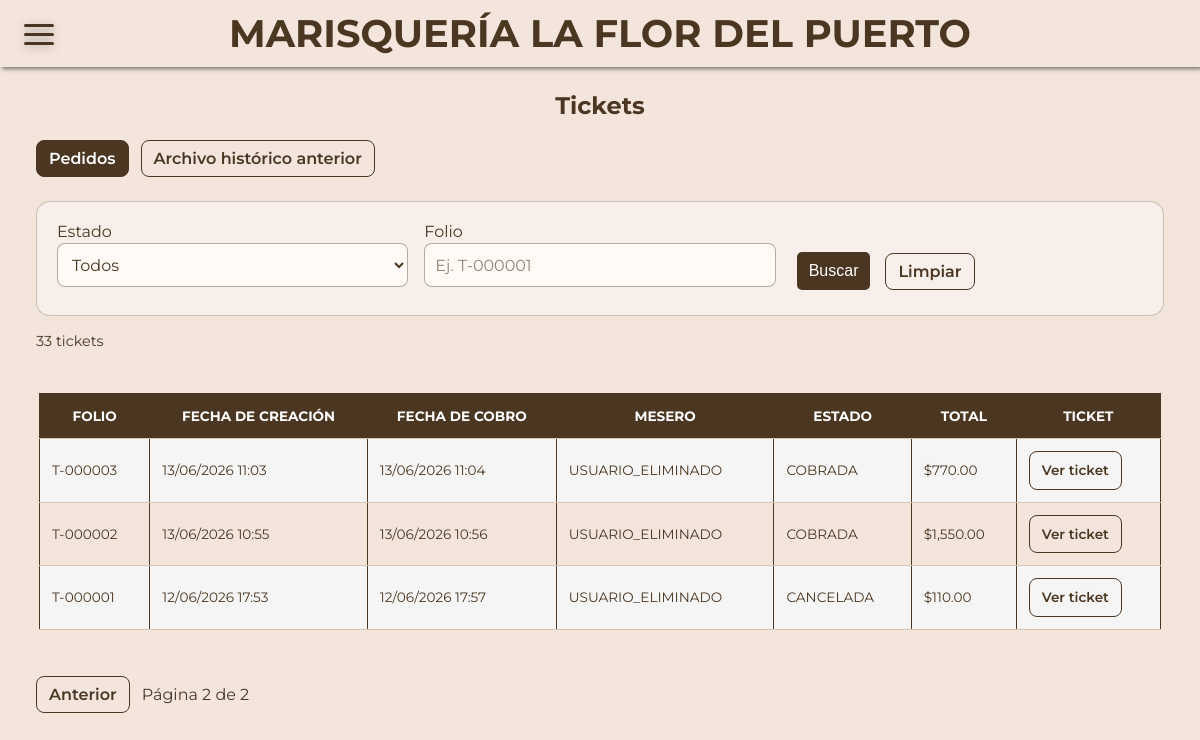
The page /tickets?pagina=2&archivo=0&estado=&folio= (signed in) on the database its author committed.
### models.py (models this page shows)
class Pedidos(db.Model):
    id = db.Column(db.Integer, primary_key=True)
    folio = db.Column(db.String(20), unique=True, nullable=True)
    estado = db.Column(db.String(20), default='ABIERTA')  # ABIERTA, ENVIADA_A_CAJA, COBRADA, CANCELADA
    state = db.Column(db.String(20), default='pendiente')  # Mantener por compatibilidad
    fecha = db.Column(db.DateTime, default=datetime.now)
    fecha_cobro = db.Column(db.DateTime, nullable=True)
    products = db.Column(db.JSON)
    total = db.Column(db.Float)
    usuario_id = db.Column(db.String(80), db.ForeignKey('users.username'), nullable=False)
    cajero_id = db.Column(db.String(80), db.ForeignKey('users.username'), nullable=True)

### app.py (the view)
        def wrapped(*args, **kwargs):
            if 'username' not in session:
                return redirect(url_for('login'))
            if session.get('tipo_usuario') not in allowed_roles:
                flash('No tienes permiso para acceder a esta página', 'error')
                return redirect(url_for('index'))
            return f(*args, **kwargs)

### app.py (called while the page is built)
def usuario_actual():
    usuario = Users.query.filter_by(username=session.get('username'), activo=True).first()
    if not usuario or session.get('version_sesion', 0) != usuario.version_sesion:
        return None
    return usuario

@app.before_request
def validar_sesion_actual():
    if 'username' in session:
        usuario = usuario_actual()
        if not usuario:
            session.clear()
        else:
            session['tipo_usuario'] = usuario.rol

def role_required(*allowed_roles):
    def decorator(f):
        def wrapped(*args, **kwargs):
            if 'username' not in session:
                return redirect(url_for('login'))
            if session.get('tipo_usuario') not in allowed_roles:
                flash('No tienes permiso para acceder a esta página', 'error')
                return redirect(url_for('index'))
            return f(*args, **kwargs)
        wrapped.__name__ = f.__name__
        return wrapped
    return decorator

### templates/tickets.html (shortened to what this page needs)
{% extends 'base.html' %}
{% block content %}
<section class="ventas-pagina">
    <h2>Tickets</h2>
    <nav class="tickets-pestanas" aria-label="Origen de tickets">
        <a class="auditoria-ver-ticket" href="{{ url_for('tickets') }}" {% if not archivo %}aria-current="page"{% endif %}>Pedidos</a>
        <a class="auditoria-ver-ticket" href="{{ url_for('tickets', archivo=1) }}" {% if archivo %}aria-current="page"{% endif %}>Archivo histórico anterior</a>
    </nav>
    {% if archivo %}
    <p class="ventas-subtitulo">Tickets conservados del histórico anterior. Pueden coincidir con pedidos actuales y no se suman a los reportes de ventas.</p>
    {% else %}
    <form method="GET" class="auditoria-filtros ventas-filtros">
        <div><label for="ticketEstado">Estado</label><select name="estado" id="ticketEstado">
            <option value="">Todos</option>
        </select></div>
        <div><label for="ticketFolio">Folio</label><input type="search" name="folio" id="ticketFolio" value="{{ folio }}" placeholder="Ej. T-000001"></div>
        <div class="auditoria-filtros__acciones"><button type="submit" class="btn">Buscar</button><a class="auditoria-ver-ticket" href="{{ url_for('tickets') }}">Limpiar</a></div>
    </form>
    {% endif %}
    <p class="ventas-subtitulo">{{ paginacion.total }} tickets</p>
    <div class="ventas-tabla-scroll"><table class="tickets-tabla">
        <thead><tr><th>Folio</th><th>{{ 'Fecha de registro' if archivo else 'Fecha de creación' }}</th><th>Fecha de cobro</th><th>Mesero</th><th>Estado</th><th>Total</th><th>Ticket</th></tr></thead>
        <tbody>{% for ticket in paginacion.items %}<tr>
            <td>{{ 'Archivo-' ~ ticket.id if archivo else ticket.folio or ticket.id }}</td>
            <td>{{ ticket.fecha.strftime('%d/%m/%Y %H:%M') if ticket.fecha else 'No registrada' }}</td>
            <td>{% if archivo %}No registrada{% else %}{{ ticket.fecha_cobro.strftime('%d/%m/%Y %H:%M') if ticket.fecha_cobro else '—' }}{% endif %}</td>
            <td>{{ 'No registrado' if archivo else ticket.usuario_id }}</td>
            <td>{{ 'Histórico' if archivo else ticket.estado }}</td>
            <td>${{ '{:,.2f}'.format(ticket.total or 0) }}</td>
            <td><a class="auditoria-ver-ticket" target="_blank" rel="noopener" href="{{ url_for('ticket_archivo', ticket_id=ticket.id) if archivo else url_for('ticket_auditoria', pedido_id=ticket.id) }}">Ver ticket</a></td>
        </tr>{% else %}<tr><td colspan="7">No hay tickets que coincidan con la búsqueda.</td></tr>{% endfor %}</tbody>
    </table></div>
    <nav class="tickets-pestanas" aria-label="Páginas de tickets">
        {% if paginacion.has_prev %}<a class="auditoria-ver-ticket" href="{{ url_for('tickets', pagina=paginacion.prev_num, archivo=1 if archivo else 0, estado=estado, folio=folio) }}">Anterior</a>{% endif %}
        <span>Página {{ paginacion.page }} de {{ paginacion.pages or 1 }}</span>
    </nav>
</section>
{% endblock %}

### static/css/base.css (style rules this page uses)
* { margin: 0; padding: 0; box-sizing: border-box; }
html { scroll-behavior: smooth; }
body { --bg-color: #4b3621; --text-color: #fff; background-color: #f3e5dc; font-family: 'Montserrat', sans-serif; color: #4b3621; display: block; }
.auditoria-ver-ticket { display: inline-block; padding: 8px 12px; border: 1px solid #4b3621; border-radius: 8px; color: #4b3621; text-decoration: none; font-weight: 600; white-space: nowrap; }
.auditoria-filtros { width: 90%; margin: 24px auto 12px; padding: 20px; display: grid; grid-template-columns: repeat(auto-fit, minmax(min(100%, 190px), 1fr)); gap: 16px; align-items: end; border: 1px solid rgba(75, 54, 33, 0.25); border-radius: 14px; background: rgba(255, 255, 255, 0.4); }
.auditoria-filtros input, .auditoria-filtros select { width: 100%; min-height: 44px; padding: 10px; border: 1px solid rgba(75, 54, 33, 0.4); border-radius: 8px; background: #fffaf6; color: #4b3621; font: inherit; }
.auditoria-filtros__acciones { display: flex; gap: 10px; align-items: center; flex-wrap: wrap; }
.ventas-pagina { width: 94%; max-width: 1400px; margin: 24px auto; }
.ventas-pagina > h2 { text-align: center; margin-bottom: 12px; }
.ventas-subtitulo { margin: 14px 0; font-size: 0.9rem; line-height: 1.6; }
.ventas-filtros { width: 100%; }
.ventas-grafica-scroll, .ventas-tabla-scroll { overflow-x: auto; padding: 6px 3px; }
.ventas-tabla table, .tickets-tabla { width: 100%; border-collapse: collapse; font-size: 0.85rem; }
.ventas-tabla td, .ventas-tabla th, .tickets-tabla td, .tickets-tabla th { padding: 12px; text-align: left; border-bottom: 1px solid #d9c4b3; line-height: 1.5; }
.tickets-pestanas { display: flex; flex-wrap: wrap; gap: 12px; align-items: center; margin: 20px 0; }
.tickets-pestanas [aria-current="page"] { background: #4b3621; color: white; }
a, button { border: none; cursor: pointer; outline: none; transition: 0.3s; }
h2 { font-size: clamp(1rem, 5vw, 1.5rem); text-wrap: balance; }
.btn { display: inline-block; padding: 10px 12px; background-color: #4b3621; color: #fff; text-decoration: none; border-radius: 5px; margin: 5px; font-size: clamp(0.8rem, 5vw, 1rem); }
label { display: block; font-size: clamp(0.8rem, 5vw, 1rem); margin-bottom: 2px; }
input, textarea, select { font-family: inherit; display: block; margin-bottom: 8px; border: none; border-bottom: 1px solid #4b3621; background-color: transparent; outline: none; }
input::placeholder { color: #4b3621; opacity: 0.6; }
select { padding: 6px 0; transition: 0.4s; border-radius: 0px; }
option { display: flex; justify-content: flex-start; gap: 10px; border: 1px solid #4b3621; background: #f3e5dc; color: #4b3621; padding: 10px; transition: 0.4s; }
option:first-of-type { border-radius: 8px 8px 0 0; }
option:not(option:last-of-type) { border-bottom: none; }
option:checked { font-weight: bold; }
table { width: auto; border-collapse: collapse; margin: 20px auto; }
table th, table td { border: 1px solid #4b3621; padding: 8px; text-align: left; }
th { background-color: #4b3621; color: #fff; text-align: center !important; text-transform: uppercase; }
tr:nth-child(odd) { background-color: #f5f5f5; color: #4b3621; }

### rows shown on the page
Pedidos: folio "T-000003", fecha "13/06/2026 11:03", fecha_cobro "13/06/2026 11:04", usuario "USUARIO_ELIMINADO", estado "COBRADA", total "770.00"
Pedidos: folio "T-000002", fecha "13/06/2026 10:55", fecha_cobro "13/06/2026 10:56", usuario "USUARIO_ELIMINADO", estado "COBRADA", total "1,550.00"
Pedidos: folio "T-000001", fecha "12/06/2026 17:53", fecha_cobro "12/06/2026 17:57", usuario "USUARIO_ELIMINADO", estado "CANCELADA", total "110.00"

### other values the page prints
{{ paginacion.total }} "33"
{{ 'Fecha de registro' if archivo else 'Fecha de creación' }} "FECHA DE CREACIÓN"
{{ paginacion.page }} "2"
{{ paginacion.pages or 1 }} "2"
